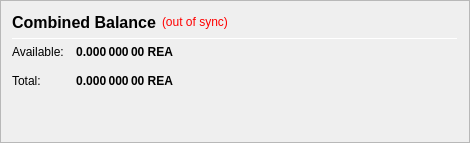
                   <widget class="QFrame" name="frame_CombinedBalances">
                    <property name="minimumSize">
                     <size>
                      <width>470</width>
                      <height>0</height>
                     </size>
                    </property>
                    <property name="frameShape">
                     <enum>QFrame::StyledPanel</enum>
                    </property>
                    <property name="frameShadow">
                     <enum>QFrame::Raised</enum>
                    </property>
                    <layout class="QVBoxLayout" name="verticalLayout_5">
                     <item>
                      <layout class="QHBoxLayout" name="horizontalLayout_5" stretch="0,0,0">
                       <item>
                        <widget class="QLabel" name="label_5z">
                         <property name="minimumSize">
                          <size>
                           <width>0</width>
                           <height>20</height>
                          </size>
                         </property>
                         <property name="font">
                          <font>
                           <pointsize>12</pointsize>
                           <weight>75</weight>
                           <bold>true</bold>
                          </font>
                         </property>
                         <property name="toolTip">
                          <string>Combined Balance (including unconfirmed and immature coins)</string>
                         </property>
                         <property name="text">
                          <string>Combined Balance</string>
                         </property>
                        </widget>
                       </item>
                       <item>
                        <widget class="QLabel" name="labelWalletStatus">
                         <property name="cursor">
                          <cursorShape>WhatsThisCursor</cursorShape>
                         </property>
                         <property name="toolTip">
                          <string>The displayed information may be out of date. Your wallet automatically synchronizes with the RealCoin network after a connection is established, but this process has not completed yet.</string>
                         </property>
                         <property name="styleSheet">
                          <string notr="true">QLabel { color: red; }</string>
                         </property>
                         <property name="text">
                          <string notr="true">(out of sync)</string>
                         </property>
                         <property name="alignment">
                          <set>Qt::AlignLeading|Qt::AlignLeft|Qt::AlignVCenter</set>
                         </property>
                        </widget>
                       </item>
                       <item>
                        <spacer name="horizontalSpacer_1">
                         <property name="orientation">
                          <enum>Qt::Horizontal</enum>
                         </property>
                         <property name="sizeHint" stdset="0">
                          <size>
                           <width>40</width>
                           <height>20</height>
                          </size>
                         </property>
                        </spacer>
                       </item>
                      </layout>
                     </item>
                     <item>
                      <widget class="Line" name="line_CombinedBalance">
                       <property name="minimumSize">
                        <size>
                         <width>0</width>
                         <height>1</height>
                        </size>
                       </property>
                       <property name="maximumSize">
                        <size>
                         <width>16777215</width>
                         <height>1</height>
                        </size>
                       </property>
                       <property name="orientation">
                        <enum>Qt::Horizontal</enum>
                       </property>
                      </widget>
                     </item>
                     <item>
                      <layout class="QGridLayout" name="gridLayout_3">
                       <property name="spacing">
                        <number>12</number>
                       </property>
                       <item row="1" column="0">
                        <widget class="QLabel" name="labelBalanceTextz">
                         <property name="text">
                          <string>Available:</string>
                         </property>
                        </widget>
                       </item>
                       <item row="1" column="1">
                        <widget class="QLabel" name="labelBalancez">
                         <property name="font">
                          <font>
                           <weight>75</weight>
                           <bold>true</bold>
                          </font>
                         </property>
                         <property name="cursor">
                          <cursorShape>IBeamCursor</cursorShape>
                         </property>
                         <property name="toolTip">
                          <string>Your current spendable balance</string>
                         </property>
                         <property name="text">
                          <string notr="true">0.000 000 00 REA</string>
                         </property>
                         <property name="alignment">
                          <set>Qt::AlignRight|Qt::AlignTrailing|Qt::AlignVCenter</set>
                         </property>
                         <property name="textInteractionFlags">
                          <set>Qt::LinksAccessibleByMouse|Qt::TextSelectableByKeyboard|Qt::TextSelectableByMouse</set>
                         </property>
                        </widget>
                       </item>
                       <item row="2" column="0">
                        <widget class="QLabel" name="labelTotalTextz">
                         <property name="text">
                          <string>Total:</string>
                         </property>
                        </widget>
                       </item>
                       <item row="2" column="1">
                        <widget class="QLabel" name="labelTotalz">
                         <property name="font">
                          <font>
                           <weight>75</weight>
                           <bold>true</bold>
                          </font>
                         </property>
                         <property name="cursor">
                          <cursorShape>IBeamCursor</cursorShape>
                         </property>
                         <property name="toolTip">
                          <string>Total Balance, including all unavailable coins.</string>
                         </property>
                         <property name="text">
                          <string notr="true">0.000 000 00 REA</string>
                         </property>
                         <property name="alignment">
                          <set>Qt::AlignRight|Qt::AlignTrailing|Qt::AlignVCenter</set>
                         </property>
                         <property name="textInteractionFlags">
                          <set>Qt::LinksAccessibleByMouse|Qt::TextSelectableByKeyboard|Qt::TextSelectableByMouse</set>
                         </property>
                        </widget>
                       </item>
                       <item row="2" column="3">
                        <spacer name="horizontalSpacer_2">
                         <property name="orientation">
                          <enum>Qt::Horizontal</enum>
                         </property>
                         <property name="sizeHint" stdset="0">
                          <size>
                           <width>40</width>
                           <height>20</height>
                          </size>
                         </property>
                        </spacer>
                       </item>
                      </layout>
                     </item>
                     <item>
                      <spacer name="verticalSpacer_1">
                       <property name="orientation">
                        <enum>Qt::Vertical</enum>
                       </property>
                       <property name="sizeHint" stdset="0">
                        <size>
                         <width>20</width>
                         <height>40</height>
                        </size>
                       </property>
                      </spacer>
                     </item>
                    </layout>
                   </widget>
